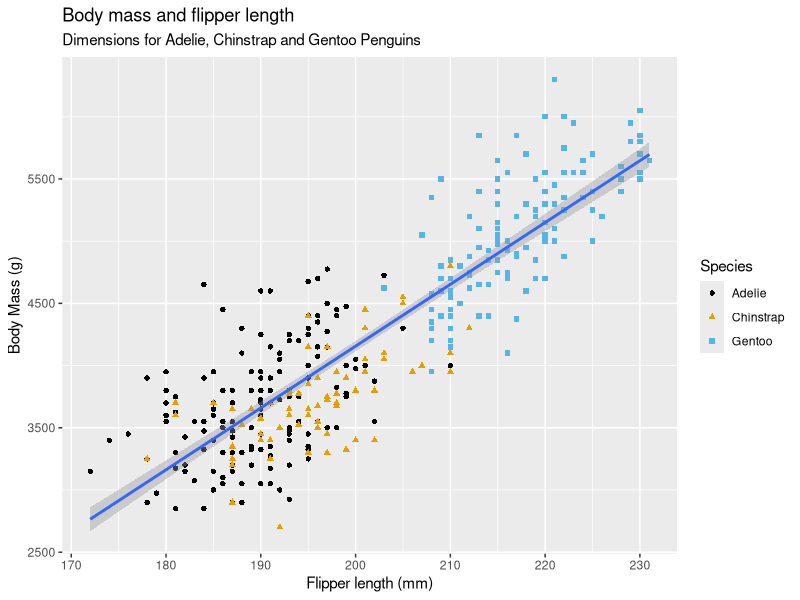
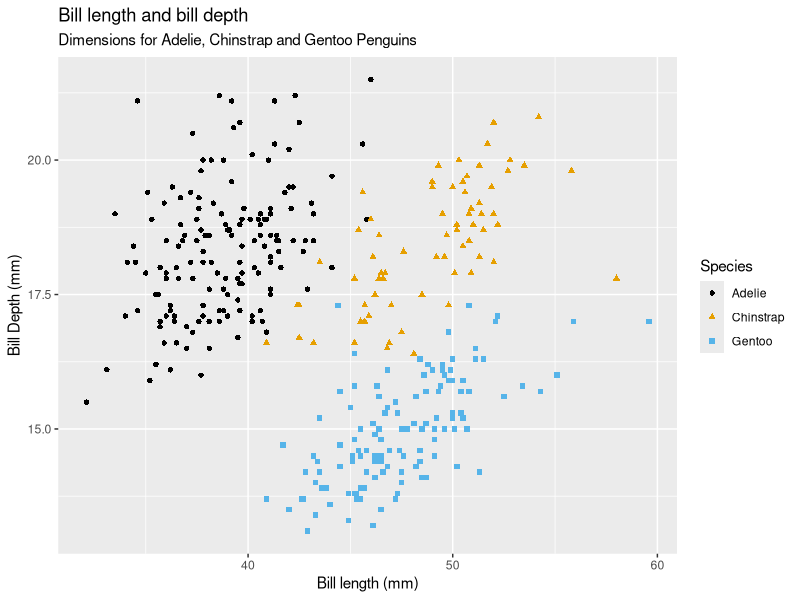
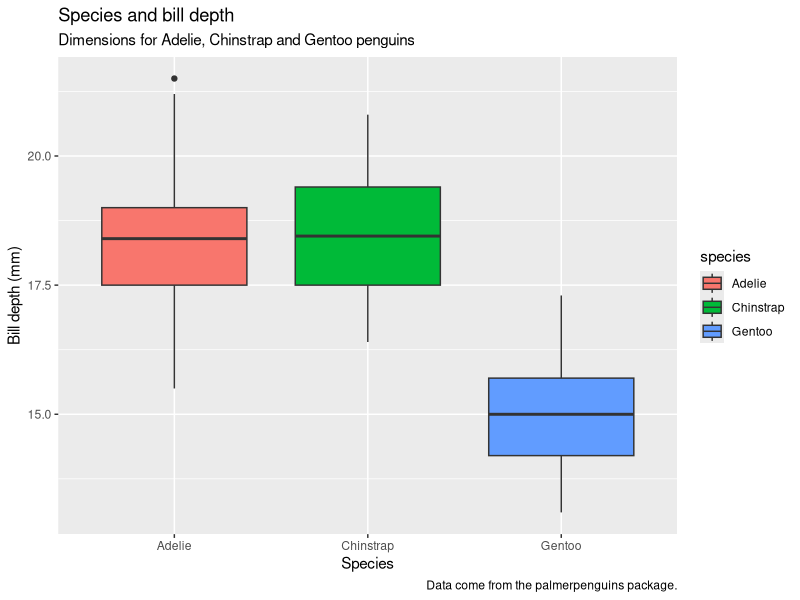
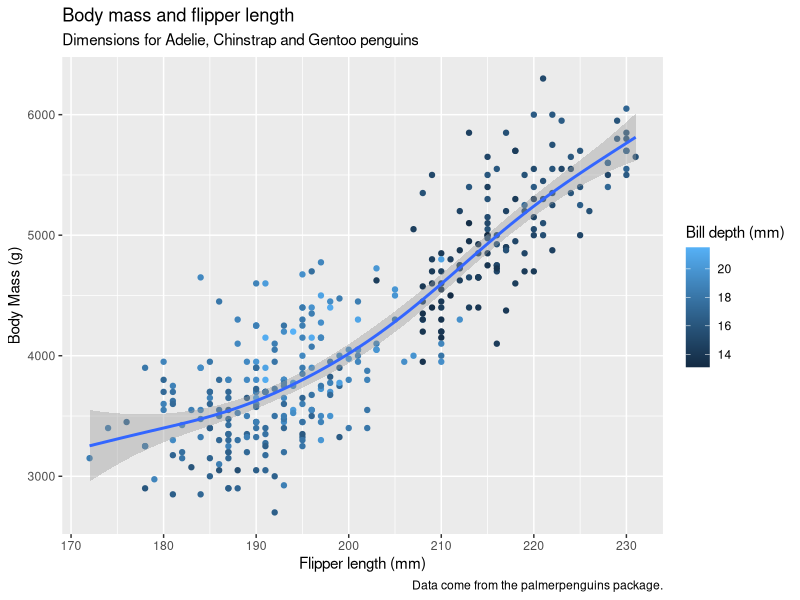
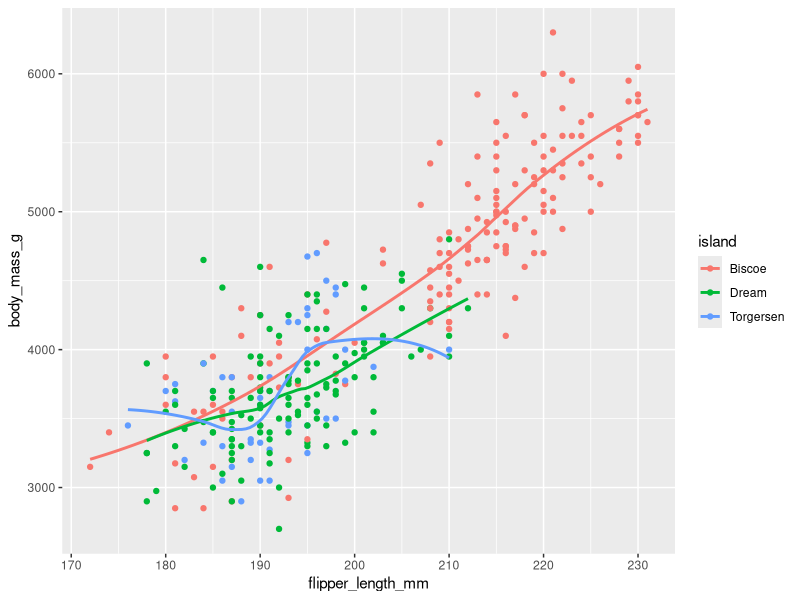
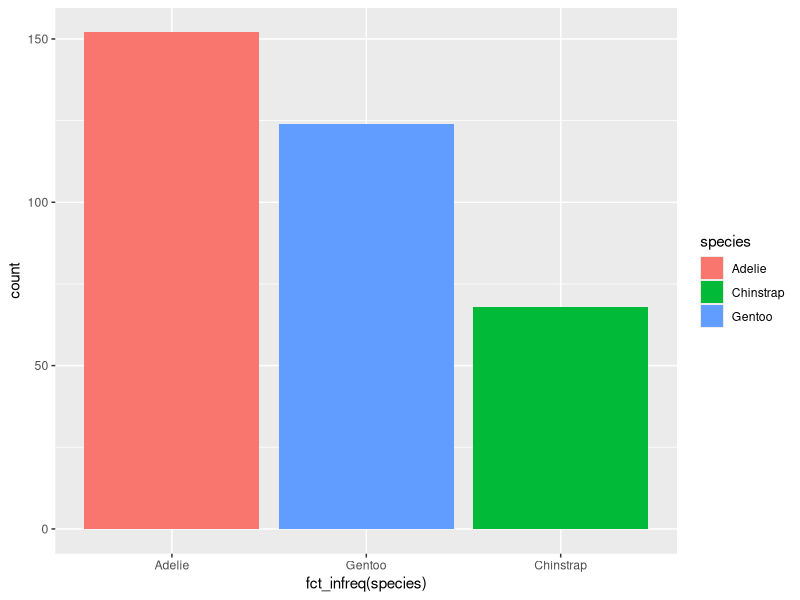
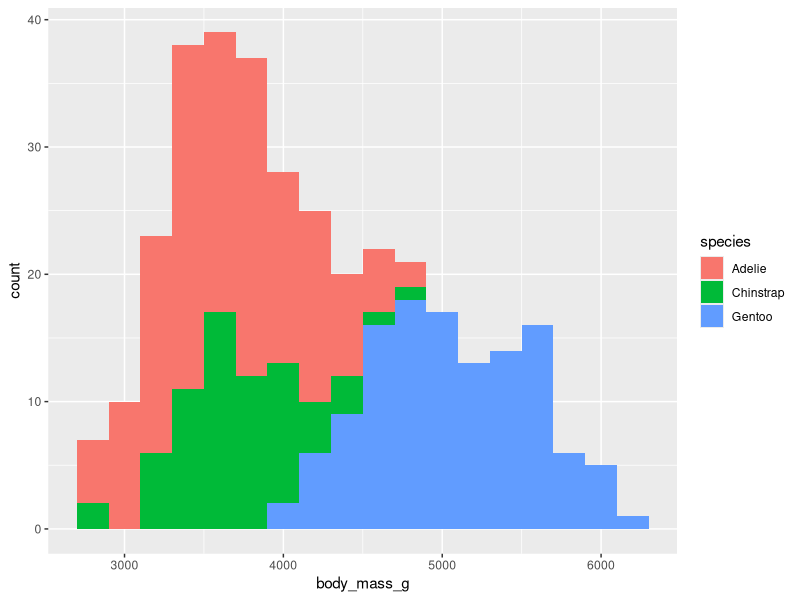
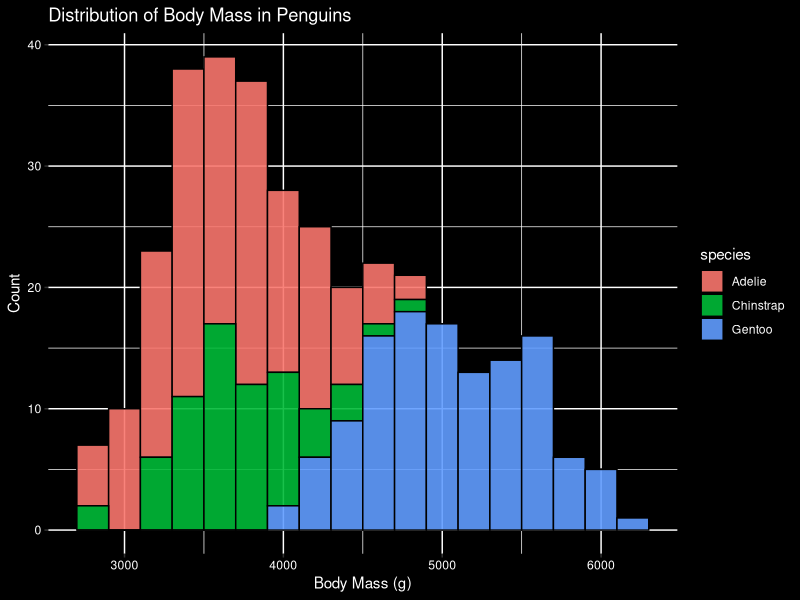

The R source for these figures, in order: (Note: this script raises an error after producing the figures.)
library(tidyverse)
library(palmerpenguins)
library(ggthemes)

penguins
glimpse(penguins)


ggplot(data = penguins,
       mapping = aes(x = flipper_length_mm, y = body_mass_g)
       ) +
  geom_point(mapping = aes(color = species, shape = species)
             ) +
  geom_smooth(method = 'lm') + 
  labs(
    title = "Body mass and flipper length",
    subtitle = "Dimensions for Adelie, Chinstrap and Gentoo Penguins",
    x = "Flipper length (mm)", y = "Body Mass (g)",
    color = "Species", shape = "Species"
  ) +
  scale_color_colorblind()


dim(penguins)

?penguins

##Make a scatterplot of bill_depth_mm vs. bill_length_mm. That is, make a scatterplot 
#with bill_depth_mm on the y-axis and bill_length_mm 
#on the x-axis. Describe the relationship between these two variables.

ggplot(
  data = penguins,
  mapping = aes(x = bill_length_mm, y = bill_depth_mm)
) +
  geom_point(
    mapping = aes(color = species, shape = species),
    na.rm = TRUE
    ) +
  labs(
    x = "Bill length (mm)",
    y = "Bill Depth (mm)",
    title = "Bill length and bill depth",
    subtitle = "Dimensions for Adelie, Chinstrap and Gentoo Penguins",
    color = "Species",
    shape = "Species"
  ) +
  scale_color_colorblind()


# What happens if you make a scatterplot of species vs. bill_depth_mm? 
 # What might be a better choice of geom?

ggplot(
  data = penguins,
  mapping = aes(x = species, y = bill_depth_mm)
) +
  geom_boxplot(
    mapping = aes(fill = species)
    ) +
  labs(
    title="Species and bill depth",
    subtitle="Dimensions for Adelie, Chinstrap and Gentoo penguins",
    caption = "Data come from the palmerpenguins package.",
    x = "Species",
    y = "Bill depth (mm)",
    color = "Species",
    shape = "Species"
  ) +
  scale_color_colorblind()

#Recreate the following visualization. What aesthetic should bill_depth_mm be 
#mapped to? And should it be mapped at the global level or at the geom level?

ggplot(
  data = penguins,
  mapping = aes(x=flipper_length_mm, y=body_mass_g)
) +
  geom_point(
    mapping = aes(color = bill_depth_mm),
    na.rm = TRUE
    ) +
  geom_smooth(
    method = "gam",
    na.rm = TRUE,
    formula = y ~ s(x)
    ) +
  labs(
    title="Body mass and flipper length",
    subtitle="Dimensions for Adelie, Chinstrap and Gentoo penguins",
    caption = "Data come from the palmerpenguins package.",
    x = "Flipper length (mm)",
    y = "Body Mass (g)",
    color = "Bill depth (mm)",
    shape = "Bill depth (mm)"
  )


ggplot(
  data = penguins,
  mapping = aes(x = flipper_length_mm, y = body_mass_g, color = island)
) +
  geom_point() +
  geom_smooth(se = FALSE)


penguins %>% 
  ggplot(
    aes(x = fct_infreq(species), fill = species)
  ) +
  geom_bar()

ggplot(penguins, aes(x = body_mass_g, fill=species)) +
  geom_histogram(binwidth = 200, na.rm = TRUE)


ggplot(penguins, aes(x = body_mass_g, fill = species)) +
  geom_histogram(binwidth = 200, na.rm = TRUE, color = "black", alpha = 0.9) +
  labs(
    title = paste("Distribution of Body Mass in Penguins"),
    x = "Body Mass (g)",
    y = "Count"
  ) +
  theme(
    plot.background = element_rect(fill = "black", color = NA),  
    panel.background = element_rect(fill = "black", color = NA),
    text = element_text(color = "white"),
    axis.text = element_text(color = "white"),
    legend.background = element_rect(fill="black", color = NA)
  )

ggplot(penguins, aes(x = body_mass_g)) +
  geom_density(na.rm = TRUE)

ggplot(na.omit(penguins), aes(x = body_mass_g, fill = species, color = species)) +
  geom_density(alpha = 0.7, linewidth = 1) +
  scale_y_continuous(labels = scales::label_number()) +
  theme(
    plot.background = element_rect(fill = "black", color = NA),  
    panel.background = element_rect(fill = "black", color = NA),
    text = element_text(color = "white"),
    axis.text = element_text(color = "white"),
    legend.background = element_rect(fill="black", color = NA)
  ) +
  scale_fill_manual(values = c("Adelie" = "#FF6B6B", "Chinstrap" = "#6BFFB3", "Gentoo" = "#6B9BFF")) +  
  scale_color_manual(values = c("Adelie" = "#FF6B6B", "Chinstrap" = "#6BFFB3", "Gentoo" = "#6B9BFF")) +
  labs(
    title = "Density Distribution of Penguin Body Mass",
    x = "Body Mass (g)",
    y = "Density"
  )

ggplot(
  data = penguins,
  mapping = aes(x = island, fill = species)
) +
  geom_bar()

ggplot(
  data = penguins,
  mapping = aes(x = island, fill = species)
) +
  geom_bar(position = "fill")

ggplot(
  data = penguins,
  mapping = aes(x=flipper_length_mm, y = body_mass_g) 
) +
  geom_point(
    aes(color = species, shape = island),
    na.rm = TRUE
  ) +
  labs(
    title="Body mass and flipper length",
    subtitle="Dimensions for Adelie, Chinstrap and Gentoo penguins",
    caption = "Data come from the palmerpenguins package.",
    x = "Flipper length (mm)",
    y = "Body Mass (g)",
    color = "Species",
    shape = "Island"
  )

ggplot(
  data = penguins,
  mapping = aes(x = flipper_length_mm, y = body_mass_g)
) + 
  geom_point(
    aes(color = species, shape = species),
    na.rm = TRUE
  ) +
  facet_wrap(~island) +
  labs(
    title="Body mass and flipper length",
    subtitle="Dimensions for Adelie, Chinstrap and Gentoo penguins",
    caption = "Data come from the palmerpenguins package.",
    x = "Flipper length (mm)",
    y = "Body Mass (g)",
    color = "Species",
    shape = "Species"
  )

# The mpg data frame that is bundled with the ggplot2 package contains 234 
#observations collected by the US Environmental Protection Agency on 38 car models.
#Which variables in mpg are categorical? Which variables are numerical? 
#(Hint: Type ?mpg to read the documentation for the dataset.) 
#How can you see this information when you run mpg?




# Make a scatterplot of hwy vs. displ using the mpg data frame. Next, map a third,
#numerical variable to color, then size, then both color and size, then shape. 
#How do these aesthetics behave differently for categorical vs. numerical variables?


mpg %>% 
  ggplot(
    mapping = aes(x = hwy, y = displ)
  ) +
  geom_point(
    aes(color = drv, shape = drv)
  ) +
  labs(
    title = "Highway miles per gallon and engine displacement in litre",
    subtitle = "Dimensions for four wheel, rear wheel and all wheel drive.",
    x = "Highway miles per gallon",
    y = "Engine displacement per litre",
    caption = "Fuel economy data by EPA (https://fueleconomy.gov/)",
    color = "Drive Train",
    shape = "Drive Train"
  ) +
  scale_color_colorblind()

mpg %>% 
  ggplot(
    mapping = aes(x = hwy, y = displ)
  ) +
  geom_point(
    aes(color = drv, shape = drv)
  ) +
  labs(
    title = "Highway miles per gallon and engine displacement in litre",
    subtitle = "Dimensions for four wheel, rear wheel and all wheel drive grouped with respect to cyclinder count.",
    x = "Highway miles per gallon",
    y = "Engine displacement per litre",
    caption = "Fuel economy data by EPA (https://fueleconomy.gov/)",
    color = "Drive Train",
    shape = "Drive Train"
  ) +
  scale_color_colorblind() +
  facet_wrap(~cyl)

# shares categorical and numeric variables
extract_vars(mpg)

# shares categories from categorical variables
extract_categories(mpg)

#gives simplified summary for dataset
dataset_summary(mpg)



ggplot(mpg, aes(x = displ, y = hwy, color = cyl, size = cyl)) +
  geom_point()

# Make a scatterplot of bill_depth_mm vs. bill_length_mm and color the points by 
# species. What does adding coloring by species reveal about the relationship 
# between these two variables? What about faceting by species

ggplot(
  data = penguins,
  mapping = aes(x = bill_length_mm, y = bill_depth_mm)
) + 
  geom_point(
    aes(color = species, shape = species),
    na.rm = TRUE
  ) +
  facet_wrap(~species) +
  labs(
    title="Body mass and flipper length",
    subtitle="Dimensions for Adelie, Chinstrap and Gentoo penguins",
    caption = "Data come from the palmerpenguins package.",
    x = "Flipper length (mm)",
    y = "Body Mass (g)",
    color = "Species",
    shape = "Species"
  )
ggsave(filename = "penguin-plot.png", width = 10, height = 5)

ggplot(
  data = penguins,
  mapping = aes(
    x = bill_length_mm, y = bill_depth_mm, color = species
  )
) +
  geom_point(
    aes(color = species, shape = species),
    na.rm = TRUE
  ) +
  labs(color = "Species",
       shape = "Species") ## this gives it same legend 


### Create the two following stacked bar plots. Which question can you answer 
# with the first one? Which question can you answer with the second one?

ggplot(penguins, aes(x = island, fill = species)) +
  geom_bar(position = "fill")

ggplot(penguins, aes(x = species, fill = island)) +
  geom_bar(position = "fill")


ggplot(penguins, aes(x = flipper_length_mm, y = body_mass_g)) +
  geom_point()
